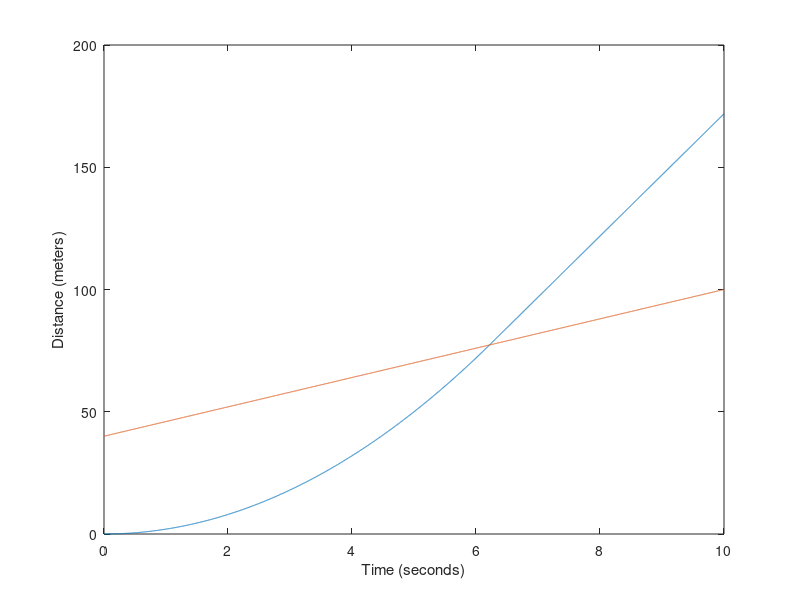

The MATLAB source for this figure:
clear


step = 0.001;
time = 0:step:10;

dist_human = nan(size(time));
dist_human(1) = 40;
vel_human = 6;

dist_rapt = nan(size(time));
dist_rapt(1) = 0;
vel_rapt = 0;
a_rapt = 4;

for ii = 1:length(time)-1
    vel_rapt = a_rapt * time(ii);
    if vel_rapt > 25
        vel_rapt = 25;
    end

    dist_human(ii+1) = dist_human(ii) + vel_human * step;
    dist_rapt(ii+1) = dist_rapt(ii) + vel_rapt * step;
end

index = 1;
while dist_human(index) > dist_rapt(index)
    index = index + 1;
end

fprintf("You can get about %.4f meters away before you are devoured.\n", dist_human(index-1))

plot(time,dist_rapt)
hold on
plot(time,dist_human)
xlabel('Time (seconds)')
ylabel('Distance (meters)')